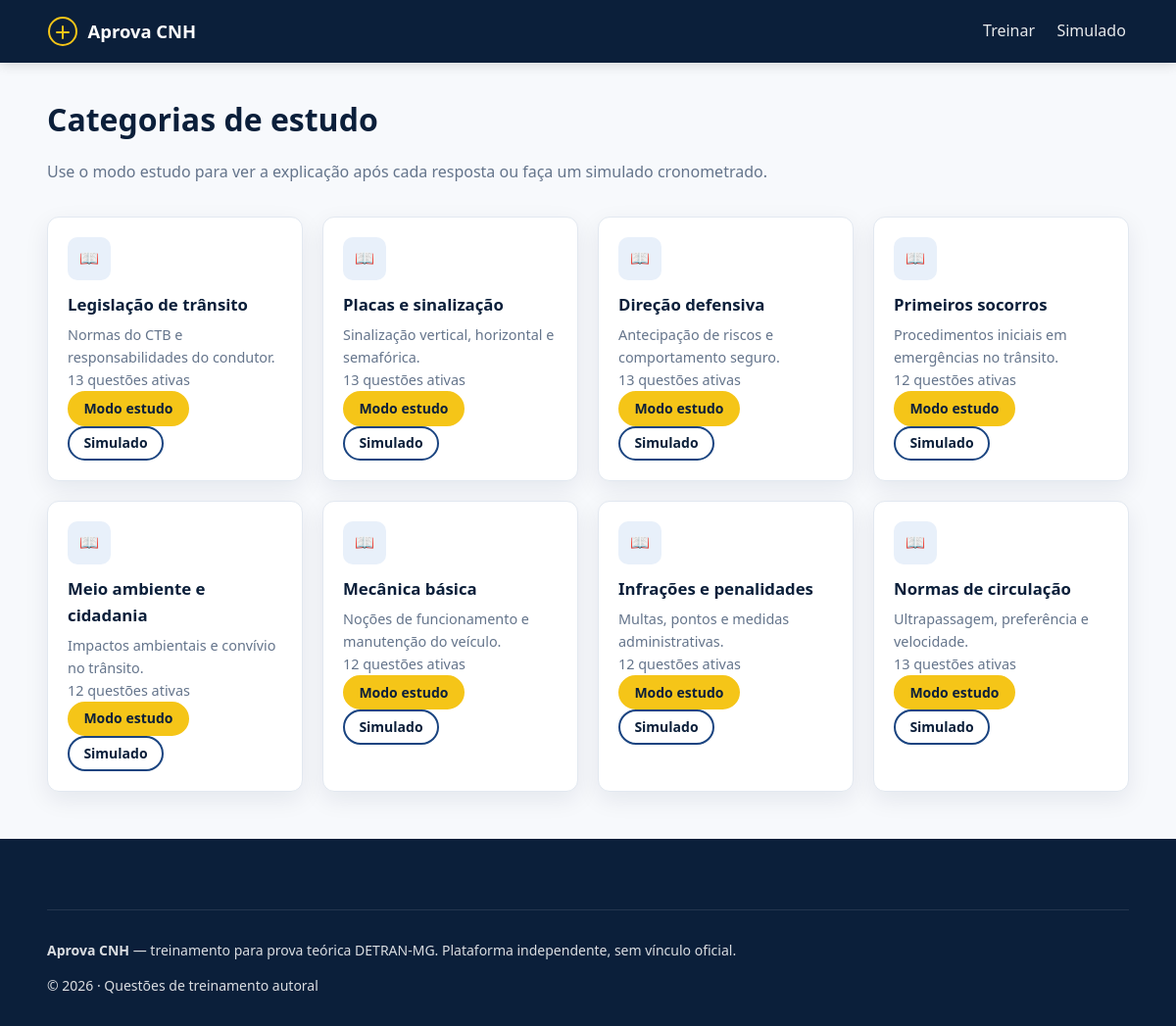
Page /categorias.php on the committed database.
### tables this page shows
CREATE TABLE IF NOT EXISTS `categorias` (
  `id` INT UNSIGNED NOT NULL AUTO_INCREMENT,
  `nome` VARCHAR(120) NOT NULL,
  `slug` VARCHAR(120) NOT NULL,
  `descricao` TEXT NULL,
  `icone` VARCHAR(40) NULL DEFAULT NULL,
  `ordem` SMALLINT UNSIGNED NOT NULL DEFAULT 0,
  `ativo` TINYINT(1) NOT NULL DEFAULT 1,
  PRIMARY KEY (`id`),
  UNIQUE KEY `uk_categorias_slug` (`slug`),
  KEY `idx_categorias_ativo_ordem` (`ativo`, `ordem`)
);

### includes/helpers.php (called while the page is built, shortened)
<?php
function e(?string $value): string
{
    return htmlspecialchars($value ?? '', ENT_QUOTES | ENT_SUBSTITUTE, 'UTF-8');
}
function url(string $path = ''): string
{
    $base = BASE_PATH;
    $path = ltrim($path, '/');
    return ($base === '' ? '' : $base) . '/' . $path;
}
function config_get(string $key, ?string $default = null): ?string
{
    static $cache = [];
    if (array_key_exists($key, $cache)) {
        return $cache[$key];
    }
    try {
        $stmt = db()->prepare('SELECT valor FROM configuracoes WHERE chave = ? LIMIT 1');
        $stmt->execute([$key]);
        $row = $stmt->fetch();
        $cache[$key] = $row ? (string) $row['valor'] : $default;
        return $cache[$key];
    } catch (Throwable) {
        return $default;
    }
}
function site_nome(): string
{
    return config_get('site_nome', 'Aprova CNH') ?? 'Aprova CNH';
}
function pagina_atual(): string
{
    return basename($_SERVER['PHP_SELF'] ?? 'index.php');
}

### includes/database.php (called while the page is built, shortened)
<?php
function db_config_paths(): array
{
    return [
        'config'  => APP_ROOT . '/config/database.php',
        'example' => APP_ROOT . '/config/database.example.php',
    ];
}
function db_resolve_config(): array
{
    $paths = db_config_paths();
    $cfg = [
        'host'     => 'localhost',
        'dbname'   => '',
        'username' => '',
        'password' => '',
        'charset'  => 'utf8mb4',
    ];
    if (is_readable($paths['example'])) {
        $ex = require $paths['example'];
        if (is_array($ex)) {
            $cfg = array_merge($cfg, $ex);
        }
    }
    return $cfg;
}
function db(): PDO
{
    static $pdo = null;
    if ($pdo instanceof PDO) {
        return $pdo;
    }
    $cfg = db_resolve_config();
    $dsn = sprintf(
        'mysql:host=%s;dbname=%s;charset=%s',
        $cfg['host'],
        $cfg['dbname'],
        $cfg['charset'] ?? 'utf8mb4'
    );
    $pdo = new PDO($dsn, $cfg['username'], $cfg['password'], [
        PDO::ATTR_ERRMODE            => PDO::ERRMODE_EXCEPTION,
        PDO::ATTR_DEFAULT_FETCH_MODE => PDO::FETCH_ASSOC,
        PDO::ATTR_EMULATE_PREPARES   => false,
    ]);
    return $pdo;
}

### categorias.php (the view, shortened to what this page needs)
<?php
$stmt = db()->query('SELECT c.*, (SELECT COUNT(*) FROM questoes q WHERE q.categoria_id = c.id AND q.ativo = 1) AS total_questoes FROM categorias c WHERE c.ativo = 1 ORDER BY c.ordem');
$cats = $stmt->fetchAll();
$pageTitle = 'Categorias — ' . site_nome();
require __DIR__ . '/includes/header.php';
?>
<div class="container page-header">
    <h1>Categorias de estudo</h1>
    <p class="text-muted">Use o modo estudo para ver a explicação após cada resposta ou faça um simulado cronometrado.</p>
</div>
<div class="container card-grid">
    <?php foreach ($cats as $c): ?>
    <article class="card">
        <div class="card-icon">📖</div>
        <h3><?= e($c['nome']) ?></h3>
        <p><?= e($c['descricao'] ?? '') ?></p>
        <p class="text-muted"><?= (int) $c['total_questoes'] ?> questões ativas</p>
        <a class="btn btn-primary btn-sm" href="<?= e(url('estudo.php?categoria=' . (int) $c['id'])) ?>">Modo estudo</a>
        <a class="btn btn-outline-dark btn-sm" href="<?= e(url('simulados.php?categoria=' . (int) $c['id'])) ?>">Simulado</a>
    </article>
    <?php endforeach; ?>
</div>
<?php require __DIR__ . '/includes/footer.php'; ?>

### includes/header.php (shortened to what this page needs)
<?php
$pagina = pagina_atual();
?>
<!DOCTYPE html>
<html lang="pt-BR">
<head>
    <link rel="stylesheet" href="<?= e(url('assets/css/style.css')) ?>">
</head>
<body>
<header class="site-header">
    <div class="container header-inner">
        <a class="logo" href="<?= e(url('estudo.php')) ?>">
            <span class="logo-mark" aria-hidden="true">
                <svg width="32" height="32" viewBox="0 0 32 32" fill="none"><circle cx="16" cy="16" r="14" stroke="currentColor" stroke-width="2"/><path d="M10 17h12M16 11v12" stroke="currentColor" stroke-width="2" stroke-linecap="round"/></svg>
            </span>
            <span class="logo-text"><?= e(site_nome()) ?></span>
        </a>
        <nav id="menu-principal" class="nav-main" data-nav>
            <a href="<?= e(url('estudo.php')) ?>" class="<?= $pagina === 'estudo.php' ? 'active' : '' ?>">Treinar</a>
            <a href="<?= e(url('simulados.php')) ?>" class="<?= in_array($pagina, ['simulados.php', 'simulado.php', 'resultado.php'], true) ? 'active' : '' ?>">Simulado</a>
        </nav>
    </div>
</header>
<main id="conteudo" class="site-main">

### includes/footer.php (shortened to what this page needs)
</main>
<footer class="site-footer">
    <div class="container footer-bottom">
        <p><strong><?= e(site_nome()) ?></strong> — treinamento para prova teórica DETRAN-MG. Plataforma independente, sem vínculo oficial.</p>
        <p>&copy; <?= date('Y') ?> · Questões de treinamento autoral</p>
    </div>
</footer>
</body>
</html>

### assets/css/style.css (style rules this page uses)
:root { --blue-900: #0b1f3a; --blue-800: #12325c; --blue-700: #1a4480; --blue-100: #e8f0fa; --yellow-500: #f5c518; --yellow-600: #dba106; --white: #ffffff; --gray-50: #f7f9fc; --gray-200: #e2e8f0; --gray-500: #64748b; --gray-800: #1e293b; --success: #059669; --danger: #dc2626; --radius: 12px; --shadow: 0 8px 24px rgba(11, 31, 58, 0.08); --font: system-ui, -apple-system, "Segoe UI", Roboto, sans-serif; }
*, *::before, *::after { box-sizing: border-box; }
html { scroll-behavior: smooth; }
body { margin: 0; font-family: var(--font); color: var(--gray-800); background: var(--gray-50); line-height: 1.6; }
a { color: var(--blue-700); text-decoration: none; }
.container { width: min(1120px, 92vw); margin-inline: auto; }
.site-header { background: var(--blue-900); color: var(--white); position: sticky; top: 0; z-index: 100; box-shadow: 0 2px 12px rgba(0,0,0,.15); }
.header-inner { display: flex; align-items: center; justify-content: space-between; gap: 1rem; padding: .85rem 0; }
.logo { display: flex; align-items: center; gap: .6rem; color: var(--white); font-weight: 700; font-size: 1.15rem; text-decoration: none; }
.logo-mark { color: var(--yellow-500); display: flex; }
.nav-main { display: flex; align-items: center; gap: 1rem; flex-wrap: wrap; }
.nav-main a { color: rgba(255,255,255,.9); font-weight: 500; text-decoration: none; padding: .35rem .2rem; }
.site-main { min-height: 60vh; padding-bottom: 3rem; }
.btn { display: inline-flex; align-items: center; justify-content: center; gap: .4rem; border-radius: 999px; border: 2px solid transparent; font-weight: 600; padding: .65rem 1.25rem; cursor: pointer; text-decoration: none; transition: transform .15s, background .15s, box-shadow .15s; font-size: .95rem; line-height: 1.2; }
.btn-sm { padding: .45rem .9rem; font-size: .875rem; }
.btn-primary { background: var(--yellow-500); color: var(--blue-900); border-color: var(--yellow-500); }
.btn-outline-dark { background: transparent; color: var(--blue-900); border-color: var(--blue-700); }
.card-grid { display: grid; gap: 1.25rem; grid-template-columns: repeat(auto-fill, minmax(240px, 1fr)); }
.card { background: var(--white); border-radius: var(--radius); box-shadow: var(--shadow); padding: 1.25rem; border: 1px solid var(--gray-200); transition: transform .2s, box-shadow .2s; }
.card-icon { width: 44px; height: 44px; border-radius: 10px; background: var(--blue-100); color: var(--blue-700); display: flex; align-items: center; justify-content: center; margin-bottom: .75rem; }
.card h3 { margin: 0 0 .35rem; font-size: 1.05rem; color: var(--blue-900); }
.card p { margin: 0; font-size: .9rem; color: var(--gray-500); }
.site-footer { background: var(--blue-900); color: rgba(255,255,255,.85); padding-top: 2.5rem; }
.text-muted { color: var(--gray-500); }
.footer-bottom { border-top: 1px solid rgba(255,255,255,.1); margin-top: 2rem; padding: 1rem 0; font-size: .875rem; }
.page-header { padding: 2rem 0 1rem; }
.page-header h1 { margin: 0; color: var(--blue-900); }

### rows in the picture
categorias: nome "Legislação de trânsito", descricao "Normas do CTB e responsabilidades do condutor.", total_questoes "13"
categorias: nome "Placas e sinalização", descricao "Sinalização vertical, horizontal e semafórica.", total_questoes "13"
categorias: nome "Direção defensiva", descricao "Antecipação de riscos e comportamento seguro.", total_questoes "13"
categorias: nome "Primeiros socorros", descricao "Procedimentos iniciais em emergências no trânsito.", total_questoes "12"
categorias: nome "Meio ambiente e cidadania", descricao "Impactos ambientais e convívio no trânsito.", total_questoes "12"
categorias: nome "Mecânica básica", descricao "Noções de funcionamento e manutenção do veículo.", total_questoes "12"
categorias: nome "Infrações e penalidades", descricao "Multas, pontos e medidas administrativas.", total_questoes "12"
categorias: nome "Normas de circulação", descricao "Ultrapassagem, preferência e velocidade.", total_questoes "13"

### other values in the picture
site_nome() "Aprova CNH"
